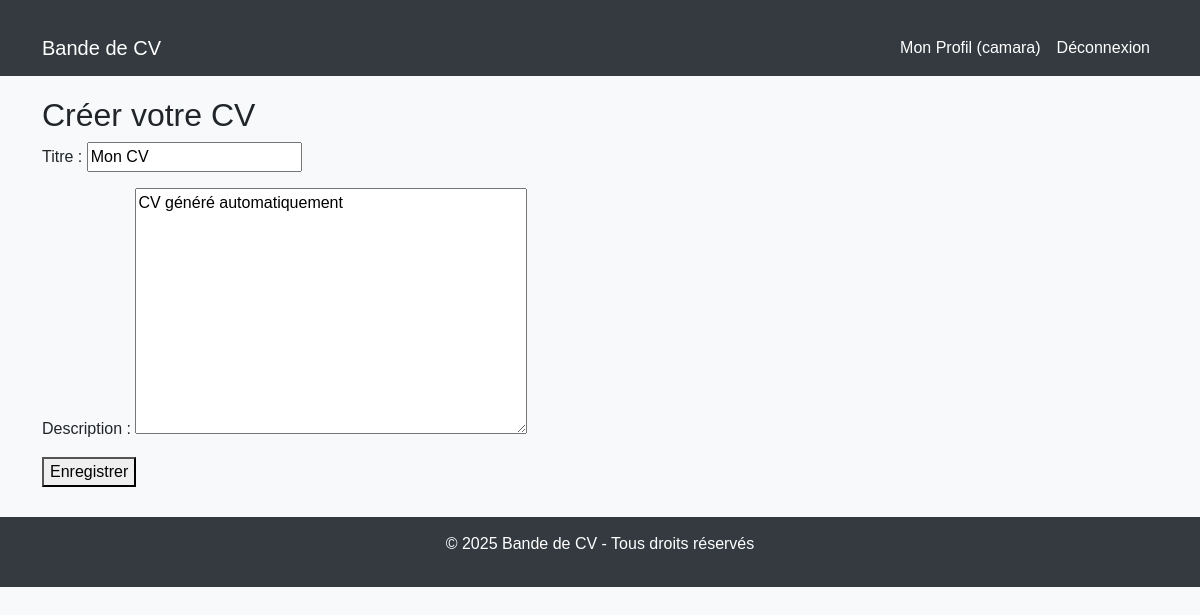
The app's page /cv/creer/ (signed in) with its own data.
### utilisateurs/models.py (models this page shows, shortened)
class Etudiant(AbstractUser):  # Chaque étudiant est un utilisateur
    photo = models.ImageField(upload_to='photos/', blank=True, null=True)
    tel = models.CharField(max_length=15, blank=True, null=True)
    adresse = models.TextField(blank=True, null=True)

### cv/models.py (models this page shows, shortened)
class CV(models.Model):
    etudiant = models.OneToOneField(Etudiant, on_delete=models.CASCADE, related_name="cv")
    titre = models.CharField(max_length=255)
    description = models.TextField(blank=True, null=True)

### cv/views.py (the view)
# urls.py: path('creer/', views.creer_cv, name='creer_cv'),
@login_required
def creer_cv(request):
    cv, created = CV.objects.get_or_create(etudiant=request.user)
    form = CVForm(instance=cv)
    if request.method == 'POST':
        form = CVForm(request.POST, instance=cv)
        if form.is_valid():
            form.save()
            return redirect('modifier_cv')
    return render(request, 'cv/creer_cv.html', {'form': form})

### cv/forms.py
class CVForm(forms.ModelForm):
    class Meta:
        model = CV
        fields = ['titre', 'description']

### cv/templates/cv/creer_cv.html (shortened to what this page needs)
{% extends 'base/base.html' %}
{% block content %}
<h2>Créer votre CV</h2>
<form method="POST">
    {{ form.as_p }}
    <button type="submit">Enregistrer</button>
</form>
{% endblock %}

### utilisateurs/templates/base/base.html (shortened to what this page needs)
<!DOCTYPE html>
<html lang="fr">
<head>
    <link rel="stylesheet" href="https://cdn.jsdelivr.net/npm/bootstrap@5.3.0/dist/css/bootstrap.min.css">
</head>
<body>
    <nav class="navbar navbar-expand-lg navbar-dark">
        <div class="container">
            <a class="navbar-brand" href="{% url 'accueil' %}">Bande de CV</a>
            <div class="collapse navbar-collapse" id="navbarNav">
                <ul class="navbar-nav ms-auto">
                    {% if user.is_authenticated %}
                        <li class="nav-item"><a class="nav-link" href="{% url 'profil' user.id %}">Mon Profil ({{ user.first_name }})</a></li>
                        <li class="nav-item"><a class="nav-link" href="{% url 'deconnexion' %}">Déconnexion</a></li>
                    {% else %}
                        <li class="nav-item"><a class="nav-link" href="{% url 'connexion' %}">Connexion</a></li>
                        <li class="nav-item"><a class="nav-link" href="{% url 'inscription' %}">Inscription</a></li>
                    {% endif %}
                </ul>
            </div>
        </div>
    </nav>
    <div class="container">
        {% block content %}{% endblock %}
    </div>
    <footer class="footer">
        <p>&copy; 2025 Bande de CV - Tous droits réservés</p>
    </footer>
</body>
</html>

### utilisateurs/templates/base/base.html (style rules this page uses)
body { background-color: #f8f9fa; font-family: 'Arial', sans-serif; }
.navbar { background-color: #343a40; }
.navbar-brand, .nav-link { color: white !important; }
.container { margin-top: 20px; }
.footer { background-color: #343a40; color: white; padding: 15px; text-align: center; margin-top: 30px; }

### records on screen
Etudiant: first_name "camara"
CV: titre "Mon CV", description "CV généré automatiquement"
